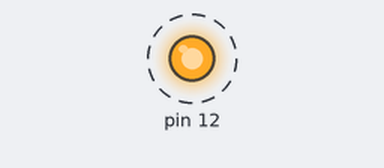
Bench run of a sketch on a simulated Arduino Uno, built with avr-gcc and run on an emulated ATmega328P. Parts: output pins drawn as LEDs (lit = HIGH). Dashed ring = blinking.

Above: at 0.15 s.
Timing chart, 0 to 3.0 s (numbered marks = the images above):
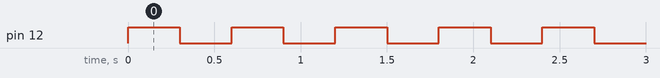

The sketch:

sketch_motor.ino
```cpp
int fan=12;
void setup()
{
  pinMode(fan,OUTPUT);
}
void loop()
{
  for(fan=12;fan=12;fan++)
  {
    digitalWrite(fan,HIGH);
    delay(300);
    digitalWrite(fan,LOW);
    delay(300);
  }
  for(fan=12;fan=12;fan--)
  {
    digitalWrite(fan,HIGH);
    delay(300);
    digitalWrite(fan,LOW);
    delay(300);
  }
}
```

Measured:
- by itself, pin 12: alternates HIGH for 0.30 s and LOW for 0.30 s
